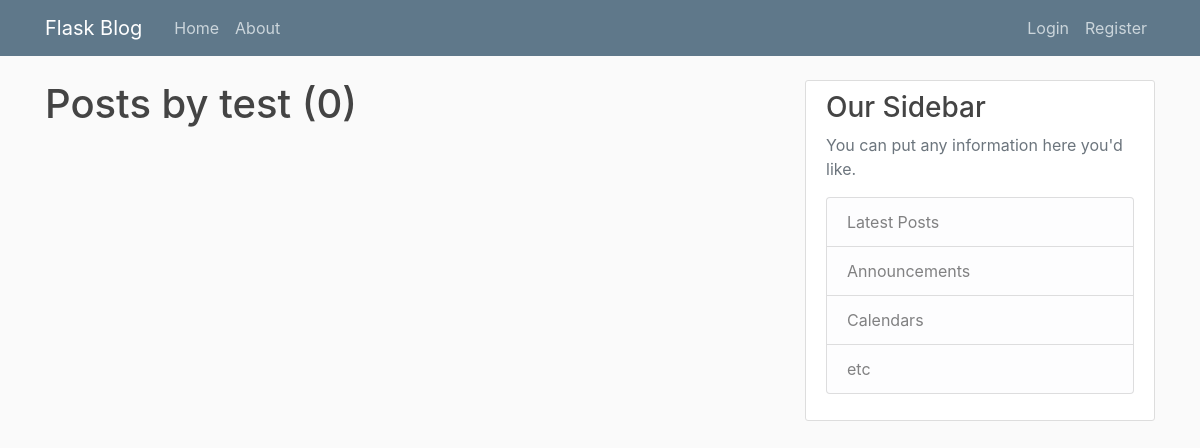
The app's page /user/test, older data.
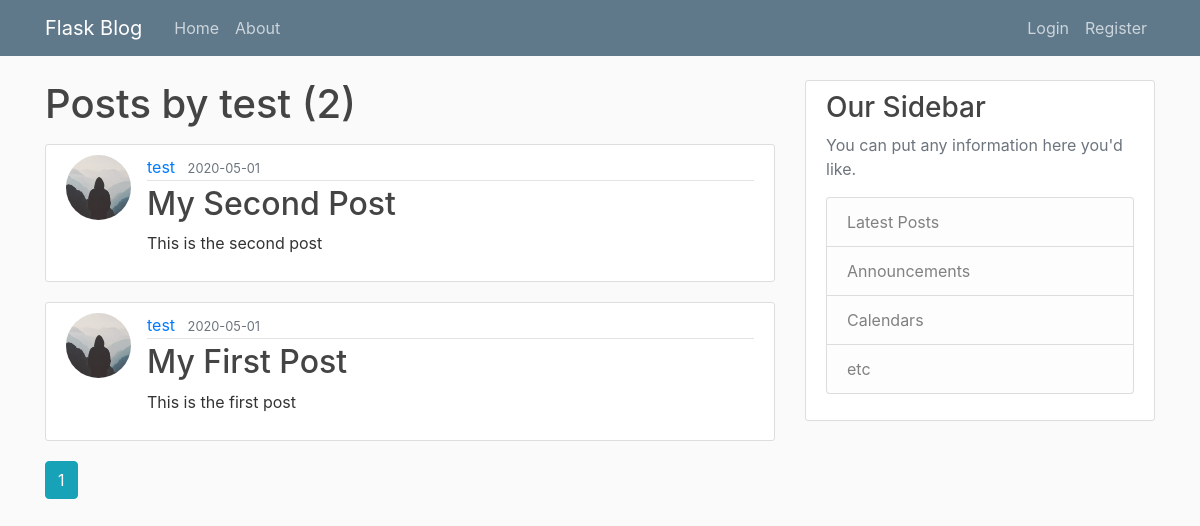
The same page, newer data.
### flaskblog/models.py (models this page shows, shortened)
class Post(db.Model):
    id = db.Column(db.Integer, primary_key=True)
    title = db.Column(db.String(100), nullable=False)
    date_posted = db.Column(db.DateTime, nullable=False, default=datetime.utcnow)
    content = db.Column(db.Text, nullable=False)
    user_id = db.Column(db.Integer, db.ForeignKey('user.id'), nullable=False)

class User(db.Model,UserMixin):
    id = db.Column(db.Integer, primary_key=True)
    username = db.Column(db.String(20), unique=True, nullable=False)
    email = db.Column(db.String(120), unique=True, nullable=False)
    image_file = db.Column(db.String(20), nullable=False, default='default.jpg')
    password = db.Column(db.String(60), nullable=False)
    posts = db.relationship('Post', backref='author', lazy=True)

### flaskblog/routes.py (the view)
@app.route("/user/<string:username>")
def user_posts(username):
    page = request.args.get('page', 1, type=int)
    user = User.query.filter_by(username=username).first_or_404()
    posts = Post.query.filter_by(author=user)\
        .order_by(Post.date_posted.desc())\
        .paginate(page=page, per_page=5)
    return render_template('user_posts.html', posts=posts, user=user)

### flaskblog/templates/user_posts.html
    {% extends "layout.html"%}
    {%block content%}
        <h1 class="mb-3">Posts by {{user.username}} ({{posts.total}})</h1>
        {% for post in posts.items %}
        <article class="media content-section">
          <img src="{{url_for('static',filename='profile_pics/'+post.author.image_file)}}" alt="" class="rounded-circle article-img">
            <div class="media-body">
              <div class="article-metadata">
                <a class="mr-2" href="{{url_for('user_posts',username=post.author.username)}}">{{ post.author.username }}</a>
                <small class="text-muted">{{ post.date_posted.strftime('%Y-%m-%d') }}</small>
              </div>
              <h2><a class="article-title" href="{{url_for('post', post_id=post.id)}}">{{ post.title }}</a></h2>
              <p class="article-content">{{ post.content }}</p>
            </div>
          </article>
        {% endfor%}
        {% for page_num in posts.iter_pages(left_edge=1, right_edge=1, left_current=1, right_current=2) %}
          {% if page_num %}
            {% if posts.page == page_num %}
              <a class="btn btn-info mb-4" href="{{ url_for('user_posts',username=user.username, page=page_num) }}">{{ page_num }}</a>
            {% else %}
              <a class="btn btn-outline-info mb-4" href="{{ url_for('user_posts',username=user.username, page=page_num) }}">{{ page_num }}</a>
            {% endif %}
          {% else %}
            ...
          {% endif %}
        {% endfor %}
    {%endblock content%}

Row changes from the older to the newer data that the page shows:
added Post: image_file (placeholder picture), author.username "test", date_posted "2020-05-01", title "My Second Post", content "This is the second post"
added Post: image_file (placeholder picture), author.username "test", date_posted "2020-05-01", title "My First Post", content "This is the first post"
Text that changed along with them:
{{ posts.total }}: "0" → "2"
new list line: "1"
